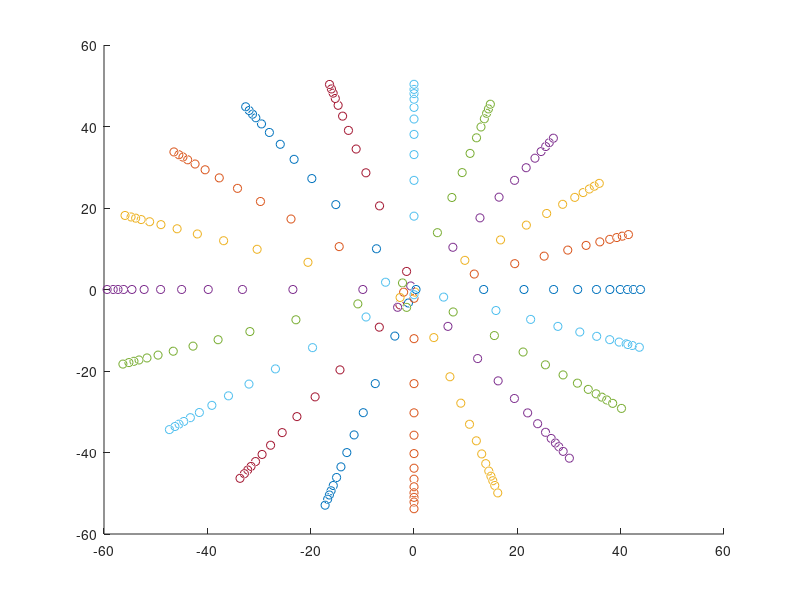

This figure's MATLAB source: (Note: this script raises an error after producing the figure.)
clear all 
close all
clc

new_code = load ('surfacePoints0912_1219.mat');
new_code = new_code.surfacePoint;
data = new_code;
%% ONE FUNCTION TO RUN THEM ALL
% points = resample_data(data,6,0.02,false,false);
figure; hold on;
% scatter3(points(:,1),points(:,2),points(:,3),'blue')
for i = 1:size(data,3)/2 
    scatter3(data(:,1,i),data(:,2,i),data(:,3,i),'red')
end

% scatter3(points(:,1),points(:,2),points(:,3),'blue')
for i = size(data,3)/2+1:size(data,3)
    scatter3(data(:,1,i),data(:,2,i),data(:,3,i),'black')
end
%%
tic
[~,Mesh,~,~,~] = PowerCrust(points,0); 
toc
%% Move data down to 0
for i = 1:size(data,3)
    data(:,3,i) = data(:,3,i) - mean(data(1,3,:));
end
%% Prepare data fix nan 

% find longest column 
[A,I] = min(min(sum(isnan(data))));
indx_z = find(isnan(data(:,1,I)),1,'first');
indx_z = indx_z-1;
z_min = data(indx_z,3,I);
z_max = 0;

%%
delta_z = 5;
new_z = z_min:delta_z:z_max;
spline_resample = zeros(size(new_z,2), 3, size(data,3));

for i = 1:size(data,3)
    x = data(:,1,i);
    y = data(:,2,i);
    z = data(:,3,i);

    x(end +1,1) = 0;
    y(end +1,1) = 0;
    z(end +1,1) = z_min;
    % INTERPOLATION
    % Make the linear part better by changing the fitting function 
    % Make the code find 1, 11, 6, 16 automaticaly. 
    
    switch i
        % FOr Y i = 1 and i = 11 are linear interpolation change ti linear
    case i == 1 || i ==11
        x_spline = smooth_spline_zx(z,x,false);
        y_spline = poly2_fit(z, y, false);
         % FOr x i = 6 and 16 are linear 
    case i == 6 || i == 16
        x_spline = poly2_fit(z,x,false);
%         title(i);
        y_spline = smooth_spline_zx(z, y, false);
    otherwise
        x_spline = smooth_spline_zx(z,x,false);
%         title(i);
        y_spline = smooth_spline_zx(z, y, false);
    end
    spline_resample(:,1,i) = x_spline(new_z);
    spline_resample(:,2,i) = y_spline(new_z);
    spline_resample(:,3,i) = new_z;
end
%% PLOT analyse solution
figure; hold on; 
for i = 1:size(data,3)
    scatter(data(:,1,i),data(:,3,i))
    scatter(data(:,2,i),data(:,3,i))
end
xlabel('X')
ylabel('Z')

figure; hold on; 
for i = 1:size(data,3)
    scatter(data(:,2,i),data(:,3,i))
end
xlabel('Y')
ylabel('Z')

figure; hold on; 
for i = 1:size(data,3)
    plot3(spline_resample(:,1,i),spline_resample(:,2,i),spline_resample(:,3,i))
end

%% Circular interpolation 
delta_t = 0.05;
points = [];
new_theta = -pi:0.1:pi;
for j = 1: size(spline_resample,1)
    xx = squeeze(spline_resample(j,1,:));
    yy = squeeze(spline_resample(j,2,:));
    zz = squeeze(spline_resample(j,3,:));
    for k = 2:size(tt,1)
        tt(k,1) = tt(k-1) + sqrt( ( xx(k) - xx(k-1) )^2  +  (yy(k) - yy(k-1) )^2   );
    end

    mux = mean(xx);
    muy = mean(yy);
    [Theta,R] = cart2pol(xx- mux,yy-muy);
    [Theta,ind] = sort(Theta);
    R = R(ind);
    r_theta_function = fourie_rtheta(Theta,R,false);
    R_hat = r_theta_function(new_theta');
    [new_xx,new_yy] = pol2cart(new_theta',R_hat);

%     figure; hold on; 
%     plot(xx,yy,'red')
%     plot(new_xx+mux,new_yy+muy,"blue")
%     legend('Scanned Points', 'Resampled interpolated')

    points = [points; new_xx, new_yy, repmat(spline_resample(j,3,1),size(new_xx))];
end

%% 
    figure; hold on;
    scatter3(points(:,1),points(:,2),points(:,3))
    for i = 1:size(data,3)
        scatter3(data(:,1,i),data(:,2,i),data(:,3,i),'filled','red')
    end
%%

tic
[~,Mesh,~,~,~] = PowerCrust(points,0); 
toc
%%
stl_data = stlread("symmetricalBreastModel.STL");
[~,Mesh2,~,~,~] = PowerCrust(stl_data.Points,0); 